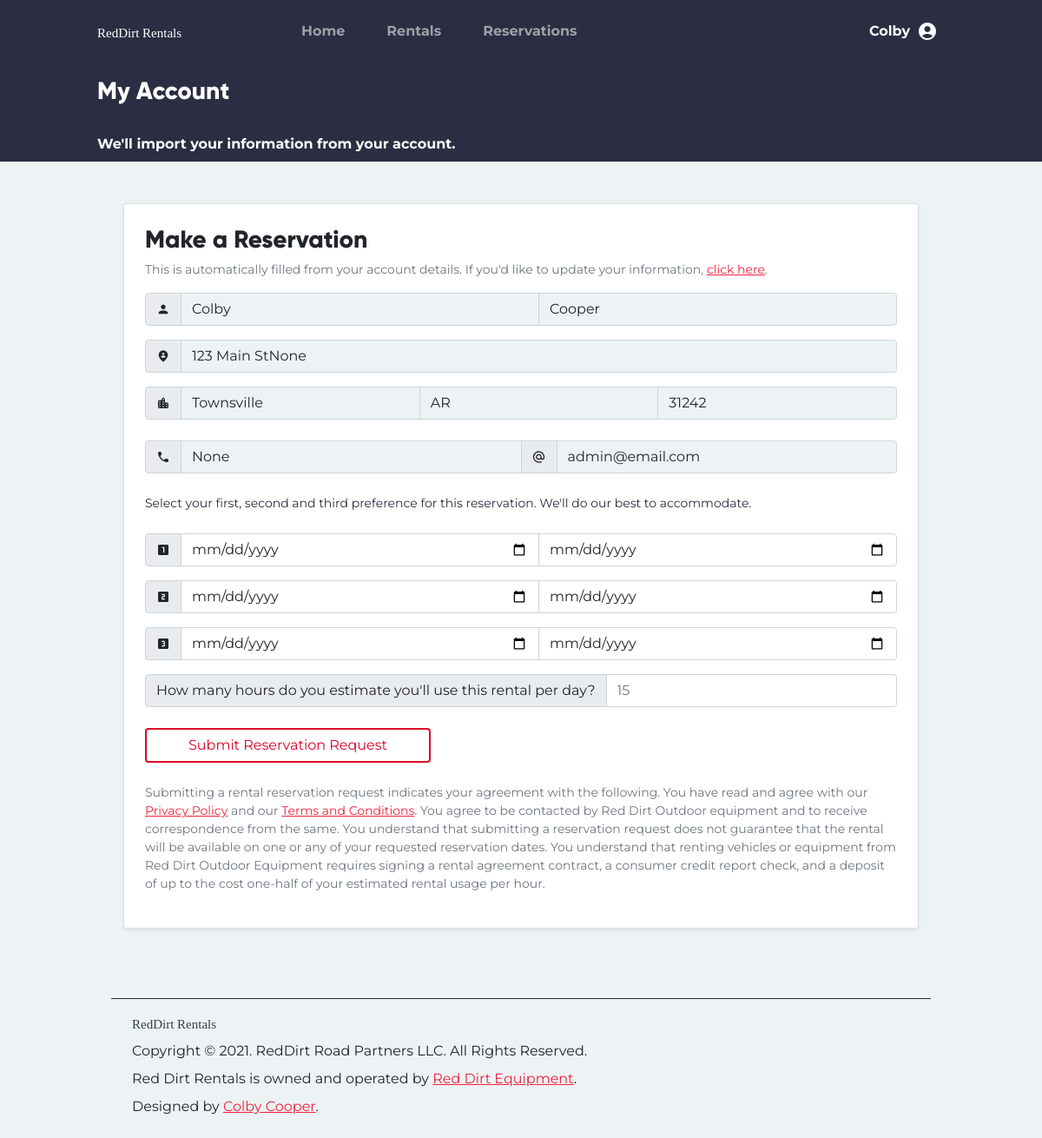
Page /account/reserve/2 (signed in) on the earlier database version.
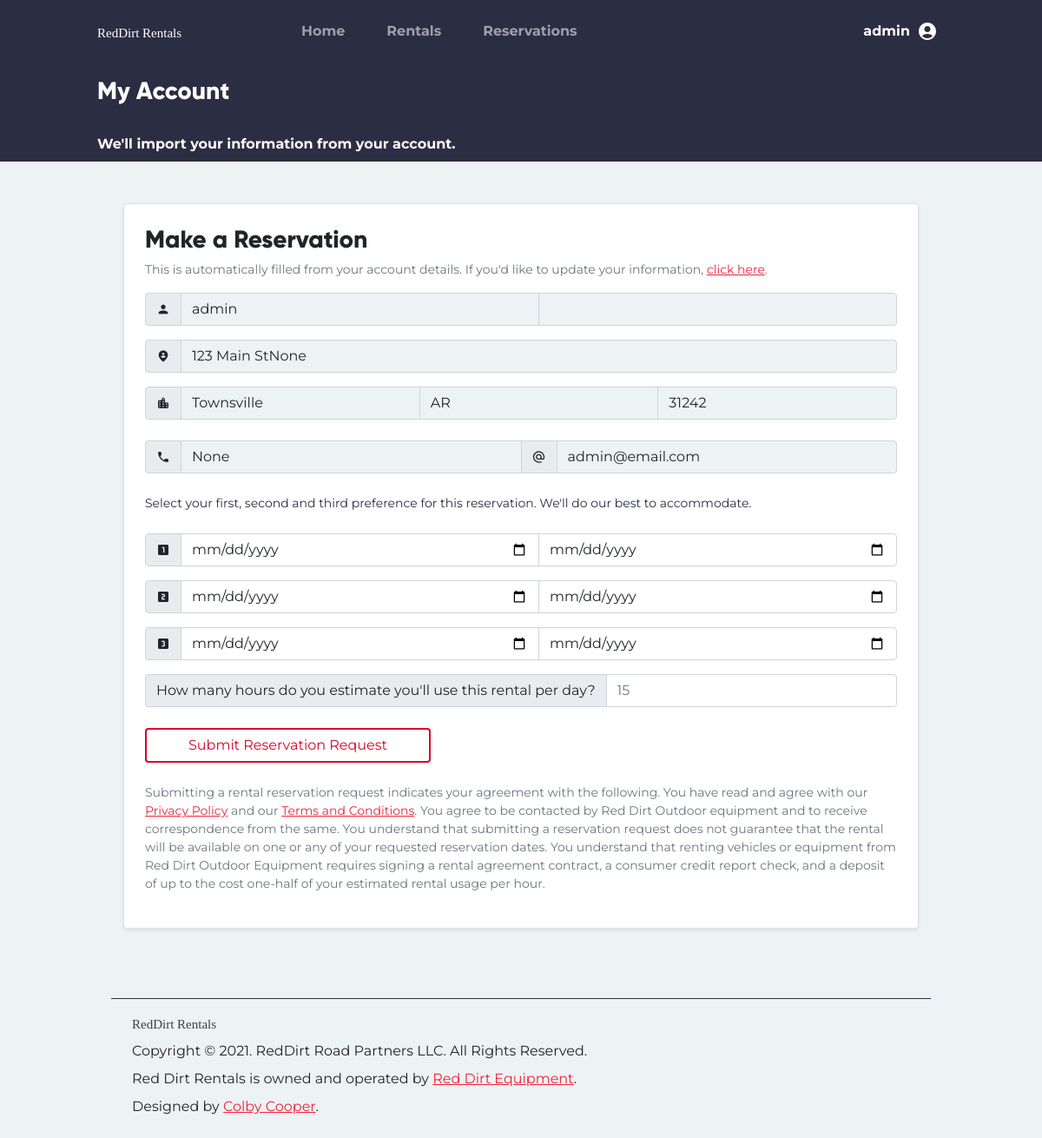
Same page on the later database version.
### tables this page shows
CREATE TABLE users (
    id INTEGER PRIMARY KEY AUTOINCREMENT,
    firstname TEXT NOT NULL,
    lastname TEXT NOT NULL,
    phonenumber TEXT NOT NULL,
    email TEXT NOT NULL,
    password BLOB NOT NULL,
    groups TEXT NOT NULL,
    address TEXT NOT NULL,
    city TEXT NOT NULL,
    state TEXT NOT NULL,
    zip TEXT NOT NULL
);

### rentals_app/account.py (the view)
@account.route('/reserve/<int:id>')
@login_required
def reserve(id):
    return render_template('account/reserve.html', id=id)

### rentals_app/auth.py (called while the page is built)
@auth.before_app_request
def fetch_current_user():
    userid = session.get('userid')
    if userid is None:
        g.user = None
    else:
        g.user = User.find_user(userid)

def login_required(view):
    @functools.wraps(view)
    def wrapped_view(**kwargs):
        if g.user is None:
            return redirect(url_for('auth.login'))
        if session.get('expire') < datetime.now():
            session.clear()
            flash('We care about your security. Please login again.')
            return redirect(url_for('auth.login'))
        return view(**kwargs)
    return wrapped_view

### rentals_app/helpers.py (called while the page is built)
def connect_to_db():
    con = sqlite3.connect('/Users/colby/RedDirtRentals/database.db')
    return con, con.cursor()

### rentals_app/templates/account/reserve.html (shortened to what the changed rows need)
{% extends "Base.html" %}
{% block content %}
<div class="container-fluid">
    <div class="row mx-md-4">
        <div class="col-md-10 mx-auto my-5">
            <div class="card shadow-sm">
                <div class="card-body p-4">
                    <form action="{{url_for('account.make_reservation', r_id=id)}}"
                          method="POST">
                        <div class="input-group mb-3">
                            <span class="input-group-text material-icons-round">
                            </span>
                            <input type="text"
                                   value="{{g.user.firstname}}"
                                   class="form-control bg-light"
                                   disabled>
                            <input type="text"
                                   class="form-control bg-light"
                                   value="{{g.user.lastname}}"
                                   disabled>
                        </div>
                        <div class="input-group mb-3">
                            <span class="input-group-text material-icons-round">
                            </span>
                            <input type="text"
                                   value="{{g.user.address}}"
                                   class="form-control bg-light"
                                   disabled>
                        </div>
                        <div class="input-group mb-4">
                            <span class="input-group-text material-icons-round">
                            </span>
                            <input type="text"
                                   value="{{g.user.city}}"
                                   class="form-control bg-light"
                                   disabled>
                            <input type="text"
                                   class="form-control bg-light"
                                   value="{{g.user.state}}"
                                   disabled>
                            <input type="text"
                                   class="form-control bg-light"
                                   value="{{g.user.zip}}"
                                   disabled>
                        </div>
                        <div class="input-group mb-4">
                            <span class="input-group-text material-icons-round">
                            </span>
                            <input type="text"
                                   value="{{g.user.phonenumber}}"
                                   class="form-control bg-light"
                                   disabled>
                            <span class="input-group-text material-icons-round">
                            </span>
                            <input type="text"
                                   class="form-control bg-light"
                                   value="{{g.user.email}}"
                                   disabled>
                        </div>
                    </form>
                </div>
            </div>
        </div>
    </div>
</div>
{% endblock %}

### rentals_app/templates/base.html (shortened to what this page needs)
<!doctype html>
<html lang="en">
<head>
    <link rel="stylesheet"
          href="{{url_for('static', filename='global.css')}}">
</head>
<body class="bg-light">
    <div class="row mx-0 bg-dark">
        <div class="col-md-10 mx-auto">
            <nav class="navbar navbar-expand-lg navbar-dark bg-dark py-3">
                <a href="{{url_for('index.root')}}"
                   class="navbar-brand">
                    <img src="{{ url_for('static', filename='img/logo_white.svg') }}">
                </a>
                <div class="collapse navbar-collapse"
                     id="nav_main">
                    <ul class="navbar-nav w-100">
                        <li class="nav-item mx-3">
                            <a class="nav-link fw-bold {%if url_for(request.endpoint, id=0) == '/'%}active{%endif%}"
                               aria-current="page"
                               href="{{ url_for('index.root') }}">Home</a>
                        </li>
                        <li class="nav-item px-3">
                            <a class="nav-link fw-bold {%if '/rentals/' in url_for(request.endpoint, id=0)%}active{%endif%}"
                               href="{{url_for('Rentals.all_rentals')}}">Rentals</a>
                        </li>
                        <li class="nav-item mx-3 {%if'/account/reservations/' in url_for(request.endpoint, id=0)%}active{%endif%}">
                            <a class="nav-link fw-bold"
                               href="{{url_for('account.reservations', id=None)}}">Reservations</a>
                        </li>
                        {% if g.user != None %}
                        <li class="nav-item dropdown dropdown-dark ms-lg-auto">
                            <a class="nav-link dropdown-toggle d-flex flex-row align-items-center fw-bold {%if '/account' in url_for(request.endpoint, id=0)%}active{%endif%}"
                               href="#"
                               data-bs-toggle="dropdown"
                               aria-expanded="false">
                                <span class="me-2">{{g.user.firstname}}</span>
                                <span class="material-icons-round">
                                </span>
                            </a>
                        </li>
                        {% endif %}
                    </ul>
                </div>
            </nav>
        </div>
    </div>
    {% block content %} {% endblock %}
    <div class="row mx-0">
        <div class="col-md-10 mx-auto">
            <footer class="p-3">
                <div class="container mt-3 border-top border-dark pt-3">
                    <img src="{{ url_for('static', filename='img/logo_dark.svg') }}"
                         class="img-fluid">
                    <p class="my-2">Copyright &copy; 2021. RedDirt Road Partners LLC. All Rights Reserved.</p>
                    <p class="my-2">Red Dirt Rentals is owned and operated by <a href="https://reddirtequipment.com"
                           target="_blank">Red Dirt Equipment</a>.</p>
                    <p class="mb-2">Designed by <a href="mailto:ccooper@reddirtequipment.com">Colby Cooper</a>.</p>
                </div>
            </footer>
        </div>
    </div>
</body>
</html>

Differences in the rows shown:
changed users "123 Main StNone": user.firstname "Colby" → "admin"; user.lastname "Cooper" → (not shown)
